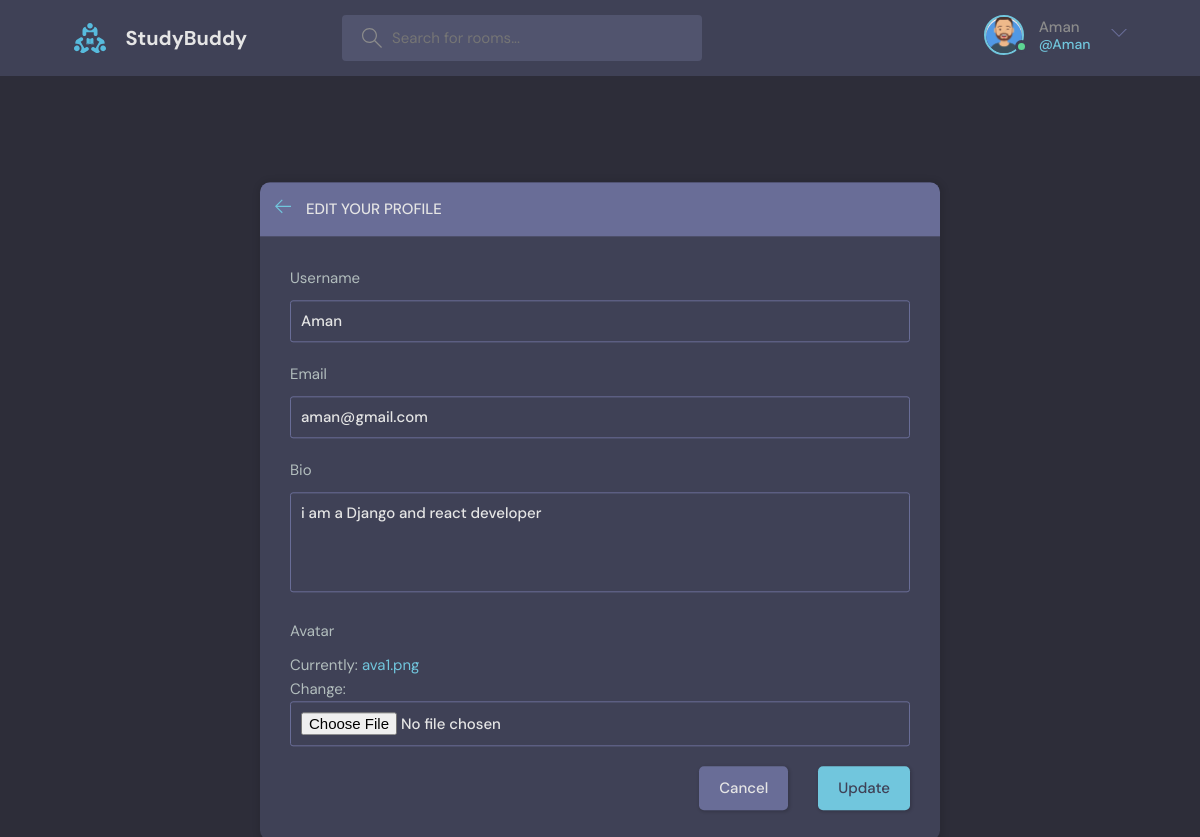
The page /update-user/ (signed in) on the database its author committed.
### base/models.py (models this page shows)
class User(AbstractUser):
    name = models.CharField(max_length = 200, null = True)
    email = models.EmailField(unique = True, null = True)
    bio = models.TextField(null = True)
    avatar = models.ImageField(null = True, default = 'avatar.svg')
    USERNAME_FIELD = 'email'
    REQUIRED_FIELDS = []

### base/views.py (the view)
# urls.py: path('update-user/', views.updateUser, name='update-user'),
@login_required(login_url = 'login')
def updateUser(request):
    user = request.user
    form = UserForm(instance = user)
    if( request.method == 'POST'):
        form = UserForm(request.POST, request.FILES ,instance = user)
        if( form.is_valid() ):
            print('reached inside.......')
            form.save()
            return redirect('user-profile', pk = user.id)
    context = {'form' : form}
    return render(request, 'base/update-user.html', context)

### base/forms.py
class UserForm(ModelForm):
    class Meta:
        model = User
        fields = ['username', 'email', 'bio', 'avatar']

### base/templates/base/update-user.html (shortened to what this page needs)
{% extends 'main.html' %}
{% block content %}
<main class="update-account layout">
  <div class="container">
    <div class="layout__box">
      <div class="layout__boxHeader">
        <div class="layout__boxTitle">
          <a href="{% url 'home' %}">
            <svg version="1.1" xmlns="http://www.w3.org/2000/svg" width="32" height="32" viewBox="0 0 32 32">
              <title>arrow-left</title>
              <path
                d="M13.723 2.286l-13.723 13.714 13.719 13.714 1.616-1.611-10.96-10.96h27.625v-2.286h-27.625l10.965-10.965-1.616-1.607z">
              </path>
            </svg>
          </a>
          <h3>Edit your profile</h3>
        </div>
      </div>
      <div class="layout__body">
        <form class="form" action="" method="POST" enctype="multipart/form-data">
          {% for field in form %}
          <div class="form__group">
            <label for="profile_pic">{{field.label}}</label>
            {{field}}
          </div>
          {% endfor %}
          <div class="form__action">
            <a class="btn btn--dark" href="index.html">Cancel</a>
            <button class="btn btn--main" type="submit">Update</button>
          </div>
        </form>
      </div>
    </div>
  </div>
</main>
{% endblock content %}

### templates/navbar.html (shortened to what this page needs)
{% load static %}
<header class="header header--loggedIn">
    <div class="container">
      <a href="{% url 'home' %}" class="header__logo">
        <img src="{% static 'images/logo.svg' %}" />
        <h1>StudyBuddy</h1>
      </a>
      <form class="header__search" method="GET" action="{% url 'home' %}">
        <label>
          <input name="q" placeholder="Search for rooms..." />
        </label>
      </form>
      <nav class="header__menu">
        {% if request.user.is_authenticated %}
        <div class="header__user">
          <a href="{% url 'user-profile' request.user.id %}">
            <div class="avatar avatar--medium active">
              <img src="{{request.user.avatar.url}}" />
            </div>
            <p>{{request.user.username}}<span>@{{request.user.username}}</span></p>
          </a>
          <button class="dropdown-button">
            <svg version="1.1" xmlns="http://www.w3.org/2000/svg" width="32" height="32" viewBox="0 0 32 32">
              <title>chevron-down</title>
              <path d="M16 21l-13-13h-3l16 16 16-16h-3l-13 13z"></path>
            </svg>
          </button>
        </div>
        {% else %}
        <a href="{% url 'login' %}">
          <img src="{% static 'images/avatar.svg' %}" />
          <p>Login</p>
        </a>
        {% endif %}
      </nav>
    </div>
  </header>

### rows shown on the page
User: user.avatar (picture), user.username "Aman", form "Aman" "aman@gmail.com" "i am a Django and react developer"

### other values the page prints
{{ field.label }} "Username" "Email" "Bio" "Avatar"
